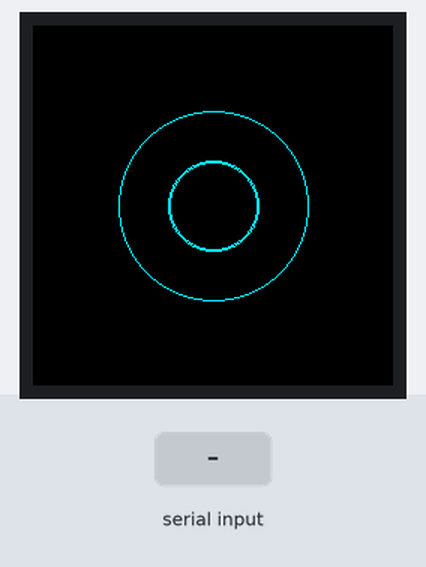
Bench run of a sketch on a simulated ESP32. Shown: 240×240 colour display. The inputs (shaded band) are chosen by the test bench. What the sketch prints to the serial monitor is not drawn.

Above: at 1.3 s.
1.4 s: "Z:\n" received over the second serial link
At 2.0 s:
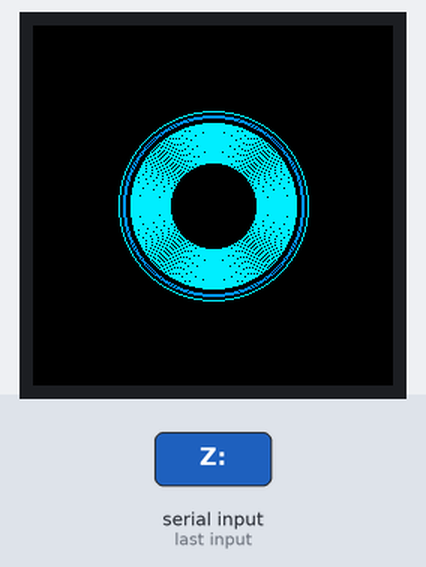
3.1 s: "Z:90\n" received over the second serial link
At 4.3 s:
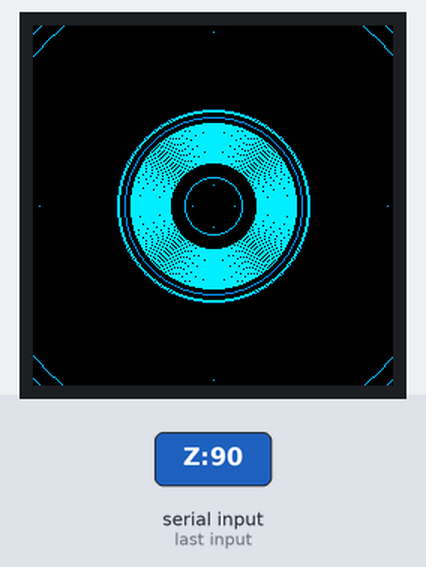
Timing chart, 0 to 6.1 s (numbered marks = the images above; inputs shaded):
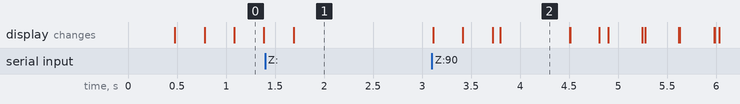

The sketch:

xiao_face.ino
```cpp
#include <Arduino_GFX_Library.h>
// Camera support will be added in a future update

// --- Verified Landmark Mapping (USB UP) ---
// TOP LEFT: VUSB | TOP RIGHT: 5V/VCC
// GND is directly below VUSB on the LEFT rail.

#define BLACK 0x0000

/* --- LCD Pins --- */
#define SCK_PIN 8   // D8
#define MOSI_PIN 9  // D9
#define CS_PIN 3    // D3
#define DC_PIN 2    // D2
#define RST_PIN 1   // D1

/* --- Serial Synapse --- */
// Pi Pin 8 (TX) -> XIAO D7 (RX)
// Pi Pin 10 (RX) -> XIAO D6 (TX)99999

Arduino_DataBus *bus = new Arduino_ESP32SPI(DC_PIN, CS_PIN, SCK_PIN, MOSI_PIN);
Arduino_GFX *gfx = new Arduino_GC9A01(bus, RST_PIN, 0 /* rotation */, true /* IPS */);

float currentZeta = 0.88;
float currentKappa = 0.99;
float pulseWave = 0;

void setup() {
  Serial.begin(115200);   // USB Debug
  Serial1.begin(115200, SERIAL_8N1, 7, 6); // D7 is RX, D6 is TX (The Synapse)

  gfx->begin();
  gfx->fillScreen(BLACK);

  // Initialize Camera (The Eye)
  // We will expand this for the vision stream next
  Serial.println("[HFF] Face Initialized.");
}

void loop() {
  // Listen for the Pi's Pulse
  if (Serial1.available()) {
    String packet = Serial1.readStringUntil('\n');
    if (packet.startsWith("Z:")) {
      int pipe = packet.indexOf('|');
      currentZeta = packet.substring(2, pipe).toFloat();
      currentKappa = packet.substring(pipe + 3).toFloat();
    }
  }

  // Draw the Radial Resonance
  int centerX = 120;
  int centerY = 120;

  // Erase old pulse
  gfx->drawCircle(centerX, centerY, (int)pulseWave, BLACK);

  // Calculate new wave: Zeta controls frequency, Kappa controls amplitude
  pulseWave = 60 + (sin(millis() * 0.005 * currentZeta) * 30 * currentKappa);

  // Render Crystalline Blue Pulse
  uint16_t color = gfx->color565(0, 150 + (currentZeta * 100), 255);
  gfx->drawCircle(centerX, centerY, (int)pulseWave, color);
  gfx->drawCircle(centerX, centerY, (int)pulseWave - 1, color);

  delay(5); // Survival Latency
}
```

Measured:
- after the input at 1.4 s, the display: changes after 0.29 s (image 1)
- after the input at 3.1 s, the display: first changes at once (image 2 shows a later state)
